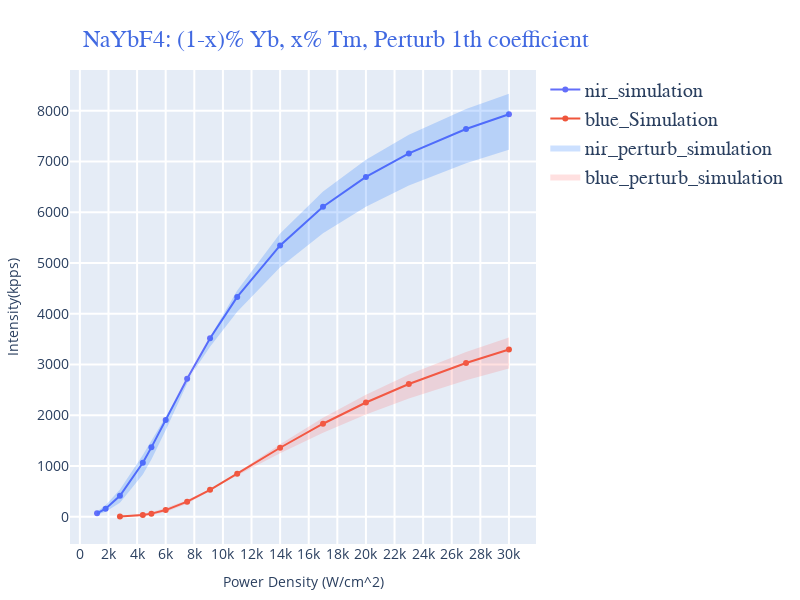
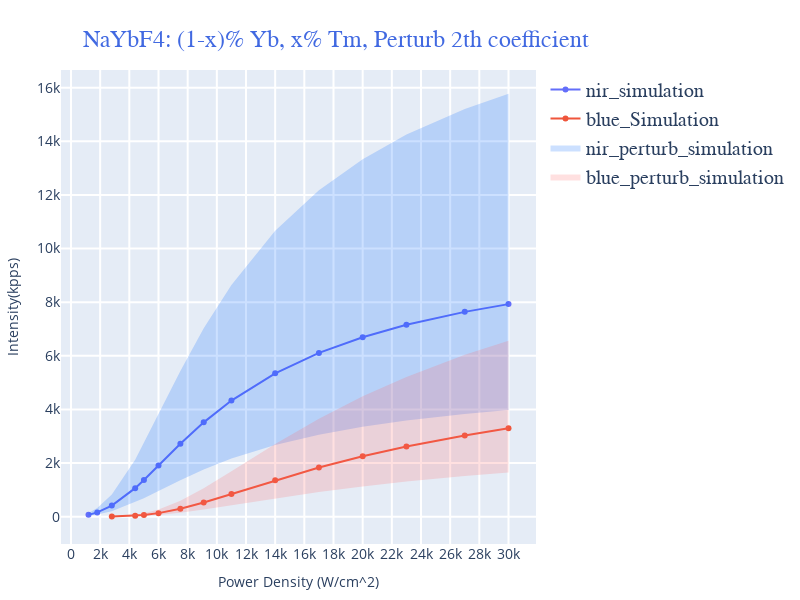
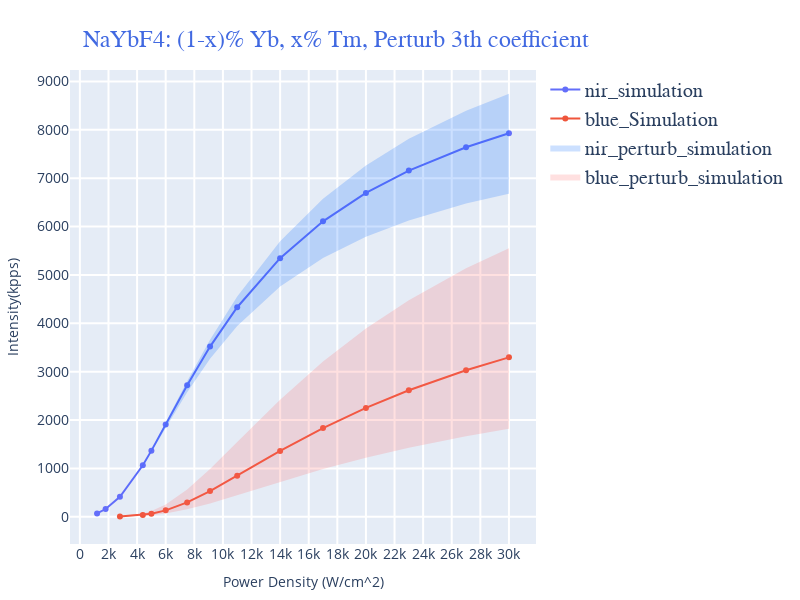
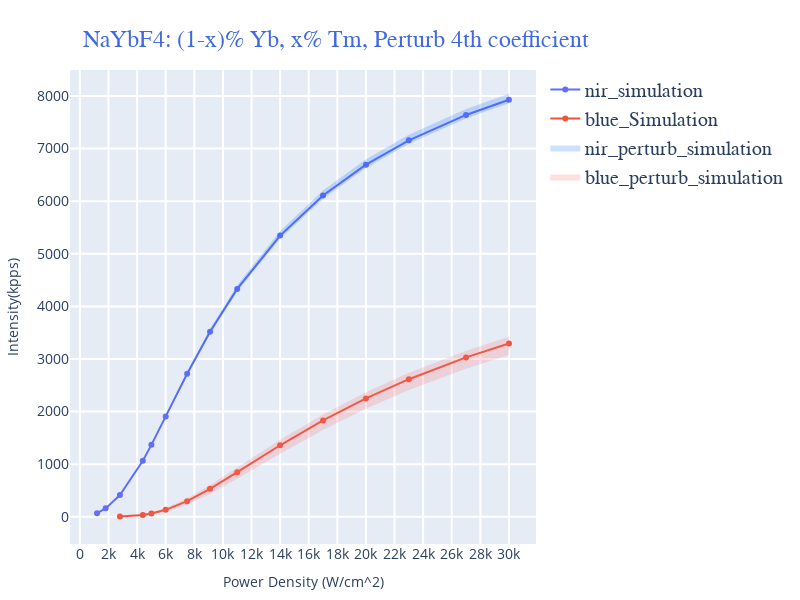

Notebook code cell kept with these figures, in order:
### Code cell
for i in range(7):
    fig = go.Figure()

    fig.add_trace(go.Scatter(x=power[x][0], y=experimental_data_NIR, mode='lines+markers', name='nir_simulation'))
    fig.add_trace(go.Scatter(x=power[x][1], y=experimental_data_blue, mode='lines+markers', name='blue_Simulation'))

    # fig.add_trace(go.Scatter(x=power[x][0], y=new_data_nir_minus[i], mode='lines+markers', name='nir_neg_perturb_simulation'))
    # fig.add_trace(go.Scatter(x=power[x][1], y=new_data_blue_minus[i], mode='lines+markers', name='blue_neg_perturb_simulation'))
    # fig.add_trace(go.Scatter(x=power[x][0], y=new_data_nir_plus[i], mode='lines+markers', name='nir_pos_perturb_simulation'))
    # fig.add_trace(go.Scatter(x=power[x][1], y=new_data_blue_plus[i], mode='lines+markers', name='blue_pos_perturb_simulation'))

    fig.add_trace(go.Scatter(
        x=power[x][0] + power[x][0][::-1],
        y=new_data_nir_minus[i] + new_data_nir_plus[i][::-1],
        fill='toself',
        fillcolor='rgba(0, 102, 255, 0.2)',
        line=dict(color='rgba(255,255,255,0)'),
        name='nir_perturb_simulation'
    ))

    fig.add_trace(go.Scatter(
        x=power[x][1] + power[x][1][::-1],
        y= new_data_blue_minus[i] + new_data_blue_plus[i][::-1],
        fill='toself',
        fillcolor='rgba(255, 102, 102, 0.2)',
        line=dict(color='rgba(255,255,255,0)'),
        name='blue_perturb_simulation'
    ))

    fig.update_xaxes(title_font=dict(size=18, color='black'),tickfont=dict(size=14),showgrid=True, gridwidth=2, gridcolor='white', dtick=2000)
    fig.update_yaxes(title_font=dict(size=18, color='black'),tickfont=dict(size=14),showgrid=True, gridwidth=2, gridcolor='white')
    
    iPrint = 1+i
    fig.update_layout(
        title_text=f'NaYbF4: (1-x)% Yb, x% Tm, Perturb {iPrint}th coefficient',  # Main Title
        title_font=dict(size=24, family="Arial, sans-serif", color='royalblue'),
        width=800, height=600,
        xaxis_title='Power Density (W/cm^2)',
        yaxis_title='Intensity(kpps)',
        title_x=0.42,  # Center the main title
        title_y=0.95,  # Adjust the vertical position of the main title
        showlegend=True, margin=dict(l=20, r=20, b=20, t=70),
        legend=dict(
            font=dict(
                size=20,
                family="Arial, sans-serif"
            )
        )
    )

    fig.show()

### Figure 1 — Plotly figure (JSON) as saved in the notebook; plotly's stock layout.template omitted (floating-point values rounded to 4 significant figures)
{"data": [{"mode": "lines+markers", "name": "nir_simulation", "type": "scatter", "x": [1200, 1800, 2800, 4400, 5000, 6000, 7500, 9100, 11000, 14000, 17000, 20000, 23000, 27000, 30000], "y": [67.75, 159.8, 412.1, 1064.0, 1367.0, 1906.0, 2720.0, 3518.0, 4331.0, 5346.0, 6108.0, 6694.0, 7157.0, 7639.0, 7929.0]}, {"mode": "lines+markers", "name": "blue_Simulation", "type": "scatter", "x": [2800, 4400, 5000, 6000, 7500, 9100, 11000, 14000, 17000, 20000, 23000, 27000, 30000], "y": [4.178, 34.73, 61.59, 131.9, 296.8, 531.3, 848.6, 1360.0, 1832.0, 2251.0, 2616.0, 3030.0, 3296.0]}, {"fill": "toself", "fillcolor": "rgba(0, 102, 255, 0.2)", "line": {"color": "rgba(255,255,255,0)"}, "name": "nir_perturb_simulation", "type": "scatter", "x": [1200, 1800, 2800, 4400, 5000, 6000, 7500, 9100, 11000, 14000, 17000, 20000, 23000, 27000, 30000, 30000, 27000, 23000, 20000, 17000, 14000, 11000, 9100, 7500, 6000, 5000, 4400, 2800, 1800, 1200], "y": [101.4, 227.5, 537.4, 1215.0, 1500.0, 1981.0, 2678.0, 3351.0, 4041.0, 4915.0, 5585.0, 6108.0, 6526.0, 6966.0, 7232.0, 8334.0, 8032.0, 7524.0, 7034.0, 6407.0, 5580.0, 4458.0, 3537.0, 2624.0, 1705.0, 1130.0, 830.6, 275.0, 98.33, 40.1]}, {"fill": "toself", "fillcolor": "rgba(255, 102, 102, 0.2)", "line": {"color": "rgba(255,255,255,0)"}, "name": "blue_perturb_simulation", "type": "scatter", "x": [2800, 4400, 5000, 6000, 7500, 9100, 11000, 14000, 17000, 20000, 23000, 27000, 30000, 30000, 27000, 23000, 20000, 17000, 14000, 11000, 9100, 7500, 6000, 5000, 4400, 2800], "y": [10.32, 59.17, 93.38, 171.2, 330.8, 540.0, 813.5, 1249.0, 1653.0, 2013.0, 2329.0, 2690.0, 2923.0, 3532.0, 3247.0, 2800.0, 2405.0, 1948.0, 1429.0, 861.8, 510.0, 256.4, 92.92, 34.77, 16.66, 1.298]}], "layout": {"height": 600, "legend": {"font": {"family": "Arial, sans-serif", "size": 20}}, "margin": {"b": 20, "l": 20, "r": 20, "t": 70}, "showlegend": true, "title": {"font": {"color": "royalblue", "family": "Arial, sans-serif", "size": 24}, "text": "NaYbF4: (1-x)% Yb, x% Tm, Perturb 1th coefficient", "x": 0.42, "y": 0.95}, "width": 800, "xaxis": {"dtick": 2000, "gridcolor": "white", "gridwidth": 2, "showgrid": true, "tickfont": {"size": 14}, "title": {"text": "Power Density (W/cm^2)"}}, "yaxis": {"gridcolor": "white", "gridwidth": 2, "showgrid": true, "tickfont": {"size": 14}, "title": {"text": "Intensity(kpps)"}}}}

### Figure 2 — Plotly figure (JSON) as saved in the notebook; plotly's stock layout.template omitted (floating-point values rounded to 4 significant figures)
{"data": [{"mode": "lines+markers", "name": "nir_simulation", "type": "scatter", "x": [1200, 1800, 2800, 4400, 5000, 6000, 7500, 9100, 11000, 14000, 17000, 20000, 23000, 27000, 30000], "y": [67.75, 159.8, 412.1, 1064.0, 1367.0, 1906.0, 2720.0, 3518.0, 4331.0, 5346.0, 6108.0, 6694.0, 7157.0, 7639.0, 7929.0]}, {"mode": "lines+markers", "name": "blue_Simulation", "type": "scatter", "x": [2800, 4400, 5000, 6000, 7500, 9100, 11000, 14000, 17000, 20000, 23000, 27000, 30000], "y": [4.178, 34.73, 61.59, 131.9, 296.8, 531.3, 848.6, 1360.0, 1832.0, 2251.0, 2616.0, 3030.0, 3296.0]}, {"fill": "toself", "fillcolor": "rgba(0, 102, 255, 0.2)", "line": {"color": "rgba(255,255,255,0)"}, "name": "nir_perturb_simulation", "type": "scatter", "x": [1200, 1800, 2800, 4400, 5000, 6000, 7500, 9100, 11000, 14000, 17000, 20000, 23000, 27000, 30000, 30000, 27000, 23000, 20000, 17000, 14000, 11000, 9100, 7500, 6000, 5000, 4400, 2800, 1800, 1200], "y": [33.88, 79.9, 206.1, 532.0, 683.7, 953.5, 1361.0, 1760.0, 2168.0, 2676.0, 3059.0, 3354.0, 3586.0, 3829.0, 3974.0, 15780.0, 15210.0, 14250.0, 13340.0, 12170.0, 10660.0, 8646.0, 7025.0, 5435.0, 3810.0, 2733.0, 2127.0, 824.1, 319.5, 135.5]}, {"fill": "toself", "fillcolor": "rgba(255, 102, 102, 0.2)", "line": {"color": "rgba(255,255,255,0)"}, "name": "blue_perturb_simulation", "type": "scatter", "x": [2800, 4400, 5000, 6000, 7500, 9100, 11000, 14000, 17000, 20000, 23000, 27000, 30000, 30000, 27000, 23000, 20000, 17000, 14000, 11000, 9100, 7500, 6000, 5000, 4400, 2800], "y": [2.089, 17.36, 30.79, 65.93, 148.4, 265.7, 424.5, 680.4, 917.3, 1127.0, 1310.0, 1518.0, 1651.0, 6563.0, 6036.0, 5213.0, 4488.0, 3656.0, 2715.0, 1696.0, 1062.0, 593.7, 263.9, 123.2, 69.48, 8.356]}], "layout": {"height": 600, "legend": {"font": {"family": "Arial, sans-serif", "size": 20}}, "margin": {"b": 20, "l": 20, "r": 20, "t": 70}, "showlegend": true, "title": {"font": {"color": "royalblue", "family": "Arial, sans-serif", "size": 24}, "text": "NaYbF4: (1-x)% Yb, x% Tm, Perturb 2th coefficient", "x": 0.42, "y": 0.95}, "width": 800, "xaxis": {"dtick": 2000, "gridcolor": "white", "gridwidth": 2, "showgrid": true, "tickfont": {"size": 14}, "title": {"text": "Power Density (W/cm^2)"}}, "yaxis": {"gridcolor": "white", "gridwidth": 2, "showgrid": true, "tickfont": {"size": 14}, "title": {"text": "Intensity(kpps)"}}}}

### Figure 3 — Plotly figure (JSON) as saved in the notebook; plotly's stock layout.template omitted (floating-point values rounded to 4 significant figures)
{"data": [{"mode": "lines+markers", "name": "nir_simulation", "type": "scatter", "x": [1200, 1800, 2800, 4400, 5000, 6000, 7500, 9100, 11000, 14000, 17000, 20000, 23000, 27000, 30000], "y": [67.75, 159.8, 412.1, 1064.0, 1367.0, 1906.0, 2720.0, 3518.0, 4331.0, 5346.0, 6108.0, 6694.0, 7157.0, 7639.0, 7929.0]}, {"mode": "lines+markers", "name": "blue_Simulation", "type": "scatter", "x": [2800, 4400, 5000, 6000, 7500, 9100, 11000, 14000, 17000, 20000, 23000, 27000, 30000], "y": [4.178, 34.73, 61.59, 131.9, 296.8, 531.3, 848.6, 1360.0, 1832.0, 2251.0, 2616.0, 3030.0, 3296.0]}, {"fill": "toself", "fillcolor": "rgba(0, 102, 255, 0.2)", "line": {"color": "rgba(255,255,255,0)"}, "name": "nir_perturb_simulation", "type": "scatter", "x": [1200, 1800, 2800, 4400, 5000, 6000, 7500, 9100, 11000, 14000, 17000, 20000, 23000, 27000, 30000, 30000, 27000, 23000, 20000, 17000, 14000, 11000, 9100, 7500, 6000, 5000, 4400, 2800, 1800, 1200], "y": [67.78, 160.0, 413.3, 1073.0, 1384.0, 1942.0, 2800.0, 3659.0, 4554.0, 5697.0, 6576.0, 7264.0, 7814.0, 8395.0, 8746.0, 6680.0, 6475.0, 6127.0, 5787.0, 5347.0, 4759.0, 3946.0, 3266.0, 2573.0, 1838.0, 1334.0, 1045.0, 409.8, 159.5, 67.69]}, {"fill": "toself", "fillcolor": "rgba(255, 102, 102, 0.2)", "line": {"color": "rgba(255,255,255,0)"}, "name": "blue_perturb_simulation", "type": "scatter", "x": [2800, 4400, 5000, 6000, 7500, 9100, 11000, 14000, 17000, 20000, 23000, 27000, 30000, 30000, 27000, 23000, 20000, 17000, 14000, 11000, 9100, 7500, 6000, 5000, 4400, 2800], "y": [2.095, 17.52, 31.17, 67.18, 152.7, 276.3, 446.1, 724.6, 986.5, 1221.0, 1428.0, 1665.0, 1818.0, 5552.0, 5135.0, 4478.0, 3891.0, 3208.0, 2420.0, 1546.0, 986.3, 561.5, 254.4, 120.2, 68.24, 8.309]}], "layout": {"height": 600, "legend": {"font": {"family": "Arial, sans-serif", "size": 20}}, "margin": {"b": 20, "l": 20, "r": 20, "t": 70}, "showlegend": true, "title": {"font": {"color": "royalblue", "family": "Arial, sans-serif", "size": 24}, "text": "NaYbF4: (1-x)% Yb, x% Tm, Perturb 3th coefficient", "x": 0.42, "y": 0.95}, "width": 800, "xaxis": {"dtick": 2000, "gridcolor": "white", "gridwidth": 2, "showgrid": true, "tickfont": {"size": 14}, "title": {"text": "Power Density (W/cm^2)"}}, "yaxis": {"gridcolor": "white", "gridwidth": 2, "showgrid": true, "tickfont": {"size": 14}, "title": {"text": "Intensity(kpps)"}}}}

### Figure 4 — Plotly figure (JSON) as saved in the notebook; plotly's stock layout.template omitted (floating-point values rounded to 4 significant figures)
{"data": [{"mode": "lines+markers", "name": "nir_simulation", "type": "scatter", "x": [1200, 1800, 2800, 4400, 5000, 6000, 7500, 9100, 11000, 14000, 17000, 20000, 23000, 27000, 30000], "y": [67.75, 159.8, 412.1, 1064.0, 1367.0, 1906.0, 2720.0, 3518.0, 4331.0, 5346.0, 6108.0, 6694.0, 7157.0, 7639.0, 7929.0]}, {"mode": "lines+markers", "name": "blue_Simulation", "type": "scatter", "x": [2800, 4400, 5000, 6000, 7500, 9100, 11000, 14000, 17000, 20000, 23000, 27000, 30000], "y": [4.178, 34.73, 61.59, 131.9, 296.8, 531.3, 848.6, 1360.0, 1832.0, 2251.0, 2616.0, 3030.0, 3296.0]}, {"fill": "toself", "fillcolor": "rgba(0, 102, 255, 0.2)", "line": {"color": "rgba(255,255,255,0)"}, "name": "nir_perturb_simulation", "type": "scatter", "x": [1200, 1800, 2800, 4400, 5000, 6000, 7500, 9100, 11000, 14000, 17000, 20000, 23000, 27000, 30000, 30000, 27000, 23000, 20000, 17000, 14000, 11000, 9100, 7500, 6000, 5000, 4400, 2800, 1800, 1200], "y": [67.76, 159.9, 412.9, 1070.0, 1377.0, 1925.0, 2755.0, 3570.0, 4400.0, 5431.0, 6204.0, 6798.0, 7265.0, 7752.0, 8044.0, 7862.0, 7574.0, 7093.0, 6632.0, 6048.0, 5290.0, 4284.0, 3478.0, 2691.0, 1888.0, 1356.0, 1057.0, 411.0, 159.6, 67.72]}, {"fill": "toself", "fillcolor": "rgba(255, 102, 102, 0.2)", "line": {"color": "rgba(255,255,255,0)"}, "name": "blue_perturb_simulation", "type": "scatter", "x": [2800, 4400, 5000, 6000, 7500, 9100, 11000, 14000, 17000, 20000, 23000, 27000, 30000, 30000, 27000, 23000, 20000, 17000, 14000, 11000, 9100, 7500, 6000, 5000, 4400, 2800], "y": [2.782, 23.79, 43.22, 96.73, 231.1, 434.1, 720.9, 1199.0, 1651.0, 2055.0, 2411.0, 2816.0, 3077.0, 3421.0, 3154.0, 2737.0, 2368.0, 1945.0, 1463.0, 937.1, 604.3, 351.7, 165.9, 81.82, 47.88, 6.305]}], "layout": {"height": 600, "legend": {"font": {"family": "Arial, sans-serif", "size": 20}}, "margin": {"b": 20, "l": 20, "r": 20, "t": 70}, "showlegend": true, "title": {"font": {"color": "royalblue", "family": "Arial, sans-serif", "size": 24}, "text": "NaYbF4: (1-x)% Yb, x% Tm, Perturb 4th coefficient", "x": 0.42, "y": 0.95}, "width": 800, "xaxis": {"dtick": 2000, "gridcolor": "white", "gridwidth": 2, "showgrid": true, "tickfont": {"size": 14}, "title": {"text": "Power Density (W/cm^2)"}}, "yaxis": {"gridcolor": "white", "gridwidth": 2, "showgrid": true, "tickfont": {"size": 14}, "title": {"text": "Intensity(kpps)"}}}}
